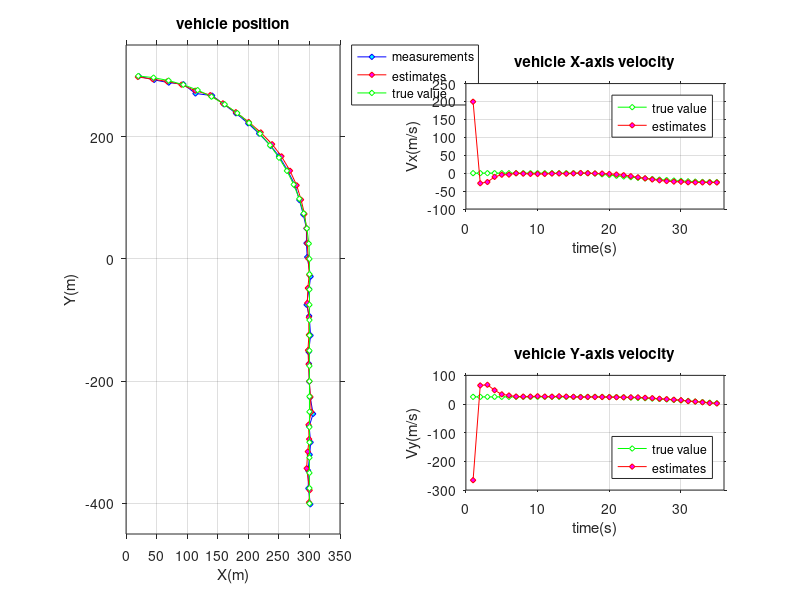

Recreate this plot in MATLAB.
% Kalman Filter from the Ground Up - Alex Becker
close all;
clear ; 

Zx =[301.5,298.23,297.83,300.42,301.94,299.5,305.98,301.25, ...
     299.73,299.2,298.62,301.84,299.6,295.3,299.3,301.95,296.3, ...
     295.11,295.12,289.9,283.51,276.42,264.22,250.25,236.66,217.47, ...
     199.75,179.7,160,140.92,113.53,93.68,69.71,45.93,20.87];

Zy =[-401.46,-375.44,-346.15,-320.2,-300.08,-274.12,-253.45,-226.4, ...
     -200.65,-171.62,-152.11,-125.19,-93.4,-74.79,-49.12,-28.73,2.99, ...
     25.65,49.86,72.87,96.34,120.4,144.69,168.06,184.99,205.11, ...
     221.82,238.3,253.02,267.19,270.71,285.86,288.48,292.9,298.77];

Zm = [Zx;Zy];
 
F = [1,1,0.5,0,0,0
     0,1,1,  0,0,0
     0,0,1,  0,0,0
     0,0,0,  1,1,0.5
     0,0,0,  0,1,1
     0,0,0,  0,0,1];
 
Q = [0.25,0.5,0.5,0,0,0
     0.5,1,1,     0,0,0
     0.5,1,1,     0,0,0
     0,0,0,       0.25,0.5,0.5
     0,0,0,       0.5,1,1
     0,0,0,       0.5,1,1] * 0.2^2;
 
Pc = [500,0,0,0,0,0
     0,500,0,0,0,0
     0,0,500,0,0,0
     0,0,0,500,0,0
     0,0,0,0,500,0
     0,0,0,0,0,500];
 
 H = [1,0,0,0,0,0
      0,0,0,1,0,0];
  
 R = [9,0
      0,9];
 
 I = [1,0,0,0,0,0
      0,1,0,0,0,0
      0,0,1,0,0,0
      0,0,0,1,0,0
      0,0,0,0,1,0
      0,0,0,0,0,1];
  
Xc = [0,0,0,0,0,0]';

Est = [];
N = size(Zm,2);
for i=1:N
    Xpre = F*Xc;
    Ppre = F*Pc*(F')+Q;
    Kc = Ppre*(H')*(H*Ppre*(H')+R)^(-1);
    z = Zm(:,i);
    Xc = Xpre + Kc*(z - H*Xpre);
    Pc = (I - Kc*H)*Ppre*((I - Kc*H)') + Kc*R*(Kc');
    if i == 1
        Est = Xc';
    else
        Est = [Est;Xc'];
    end
end

% True Value
Tx(1:17) = 300;
Ty = linspace(-400,0, 17);

An = linspace(0, acos(20/300), 19);
An(1)=[];

Tx = [Tx, cos(An)*300];
Ty = [Ty, sin(An)*300];

Tvx = Tx(2:35) - Tx(1:34);
Tvx = [Tvx(1),Tvx];
Tvy = Ty(2:35) - Ty(1:34);
Tvy = [Tvy(1),Tvy];

figure;
subplot(2,2,[1 3]);
plot(Zx,Zy, '-db','MarkerFaceColor','c','MarkerSize',4);
hold on;
plot(Est(:,1)',Est(:,4)', '-dr','MarkerFaceColor','m','MarkerSize',4);
hold on;
plot(Tx,Ty, '-dg','MarkerFaceColor','w','MarkerSize',4);
legend('measurements','estimates','true value','Location','NorthEastOutside');
xlim([0 350]);
ylim([-450 350]);
daspect([1 1 1])
xlabel('X(m)');
ylabel('Y(m)');
grid on;
set(gca,'TickDir','out')
title('vehicle position')

subplot(2,2,2);
plot(Tvx, '-dg','MarkerFaceColor','w','MarkerSize',4);
hold on;
plot(Est(:,2)', '-dr','MarkerFaceColor','m','MarkerSize',4);
legend('true value','estimates','Location','NorthEast');
xlim([0 36]);
ylim([-100 250]);
daspect([0.05 1 1])
xlabel('time(s)');
ylabel('Vx(m/s)');
grid on;
set(gca,'TickDir','out');
title('vehicle X-axis velocity')
subplot(2,2,4);
plot(Tvy, '-dg','MarkerFaceColor','w','MarkerSize',4);
hold on;
plot(Est(:,5)', '-dr','MarkerFaceColor','m','MarkerSize',4);
legend('true value','estimates','Location','SouthEast');
xlim([0 36]);
ylim([-300 100]);
daspect([0.04 1 1])
xlabel('time(s)');
ylabel('Vy(m/s)');
grid on;
set(gca,'TickDir','out')
title('vehicle Y-axis velocity')
